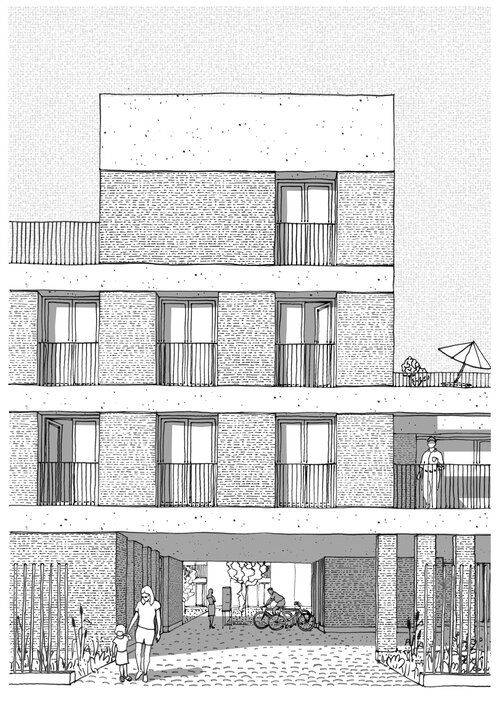
#> input picture plan_images_training/images/train/elevation_001.jpg, 500 x 702 px; its folder holds only this picture in this run
$ python augment_dataset.py
#> lines starting #> are read from the running program, lines starting #| are printed output that depends on the picture
#!/usr/bin/env python3
"""
Dataset Augmentation Script
Creates additional training examples from existing data to improve model performance
"""

import os
import cv2
import numpy as np
from pathlib import Path
import random
import shutil
from PIL import Image, ImageEnhance, ImageFilter
import yaml

class DatasetAugmenter:
    """Augment the architectural dataset with additional training examples"""

    def __init__(self, augmentation_factor=5):
        """
        Initialize the augmenter

        Args:
            augmentation_factor (int): Number of augmented versions to create per image
        """
        self.augmentation_factor = augmentation_factor
        self.images_dir = Path("images/train")
        self.labels_dir = Path("labels/train")
        self.augmented_images_dir = Path("images/train_augmented")
        self.augmented_labels_dir = Path("labels/train_augmented")

        # Create augmented directories
        self.augmented_images_dir.mkdir(parents=True, exist_ok=True)
        self.augmented_labels_dir.mkdir(parents=True, exist_ok=True)

    def augment_image_and_labels(self, image_path: Path, label_path: Path):
        """Augment a single image and its corresponding labels"""
        print(f"🔄 Augmenting {image_path.name}")

        # Load image
        image = cv2.imread(str(image_path))
        if image is None:
            print(f"❌ Could not load image: {image_path}")
            return

        # Load labels
        labels = []
        if label_path.exists():
            with open(label_path, 'r') as f:
                for line in f:
                    line = line.strip()
                    if line:
                        parts = line.split()
                        if len(parts) == 5:
                            labels.append([float(x) for x in parts])

        # Create augmented versions
        for i in range(self.augmentation_factor):
            # Apply random augmentations
            aug_image, aug_labels = self._apply_augmentation(image, labels)

            # Save augmented image
            aug_image_name = f"{image_path.stem}_aug_{i:03d}{image_path.suffix}"
            aug_image_path = self.augmented_images_dir / aug_image_name
            cv2.imwrite(str(aug_image_path), aug_image)

            # Save augmented labels
            aug_label_name = f"{label_path.stem}_aug_{i:03d}.txt"
            aug_label_path = self.augmented_labels_dir / aug_label_name

            with open(aug_label_path, 'w') as f:
                for label in aug_labels:
                    f.write(f"{int(label[0])} {label[1]:.6f} {label[2]:.6f} {label[3]:.6f} {label[4]:.6f}\n")

            print(f"   ✓ Created {aug_image_name}")

    def _apply_augmentation(self, image: np.ndarray, labels: list) -> tuple:
        """Apply random augmentation to image and labels"""
        # Get image dimensions
        h, w = image.shape[:2]

        # Random augmentation parameters
        angle = random.uniform(-15, 15)  # Rotation
        scale = random.uniform(0.8, 1.2)  # Scale
        brightness = random.uniform(0.7, 1.3)  # Brightness
        contrast = random.uniform(0.8, 1.2)  # Contrast

        # Apply rotation and scaling
        center = (w // 2, h // 2)
        rotation_matrix = cv2.getRotationMatrix2D(center, angle, scale)

        # Calculate new image size
        cos = np.abs(rotation_matrix[0, 0])
        sin = np.abs(rotation_matrix[0, 1])
        new_w = int((h * sin) + (w * cos))
        new_h = int((h * cos) + (w * sin))

        # Adjust rotation matrix for new size
        rotation_matrix[0, 2] += (new_w / 2) - center[0]
        rotation_matrix[1, 2] += (new_h / 2) - center[1]

        # Apply transformation to image
        aug_image = cv2.warpAffine(image, rotation_matrix, (new_w, new_h),
                                  borderMode=cv2.BORDER_CONSTANT, borderValue=(255, 255, 255))

        # Apply brightness and contrast
        aug_image = cv2.convertScaleAbs(aug_image, alpha=contrast, beta=(brightness - 1) * 100)

        # Transform labels
        aug_labels = []
        for label in labels:
            class_id, x_center, y_center, width, height = label

            # Convert normalized coordinates to pixel coordinates
            x_center_px = x_center * w
            y_center_px = y_center * h
            width_px = width * w
            height_px = height * h

            # Apply rotation and scaling to bounding box center using matrix multiplication
            point_homogeneous = np.array([x_center_px, y_center_px, 1])
            transformed_point = rotation_matrix @ point_homogeneous

            # Scale the bounding box dimensions
            new_width_px = width_px * scale
            new_height_px = height_px * scale

            # Convert back to normalized coordinates
            new_x_center = transformed_point[0] / new_w
            new_y_center = transformed_point[1] / new_h
            new_width = new_width_px / new_w
            new_height = new_height_px / new_h

            # Ensure coordinates are within bounds
            new_x_center = np.clip(new_x_center, 0, 1)
            new_y_center = np.clip(new_y_center, 0, 1)
            new_width = np.clip(new_width, 0, 1)
            new_height = np.clip(new_height, 0, 1)

            # Only keep labels that are still valid (not too small)
            if new_width > 0.01 and new_height > 0.01:
                aug_labels.append([class_id, new_x_center, new_y_center, new_width, new_height])

        return aug_image, aug_labels

    def create_augmented_dataset(self):
        """Create augmented dataset from existing images"""
        print("🚀 CREATING AUGMENTED DATASET")
        print("=" * 50)

        # Get all image files
        image_files = list(self.images_dir.glob("*.jpg")) + list(self.images_dir.glob("*.png"))

        if not image_files:
            print("❌ No images found for augmentation")
            return False

        print(f"📊 Found {len(image_files)} images")
        print(f"🎯 Will create {len(image_files) * self.augmentation_factor} augmented images")

        # Copy original images and labels
        print("\n📋 Copying original images...")
        for image_path in image_files:
            # Copy image
            shutil.copy2(image_path, self.augmented_images_dir / image_path.name)

            # Copy label if exists
            label_path = self.labels_dir / f"{image_path.stem}.txt"
            if label_path.exists():
                shutil.copy2(label_path, self.augmented_labels_dir / label_path.name)

        # Create augmented versions
        print("\n🔄 Creating augmented versions...")
        for image_path in image_files:
            label_path = self.labels_dir / f"{image_path.stem}.txt"
            self.augment_image_and_labels(image_path, label_path)

        # Update dataset.yaml
        self._update_dataset_yaml()

        print(f"\n✅ Augmentation complete!")
        print(f"📁 Original images: {len(image_files)}")
        print(f"📁 Augmented images: {len(image_files) * (self.augmentation_factor + 1)}")
        print(f"📁 Total images: {len(image_files) * (self.augmentation_factor + 1)}")

        return True

    def _update_dataset_yaml(self):
        """Update dataset.yaml to use augmented dataset"""
        yaml_path = Path("dataset.yaml")

        if yaml_path.exists():
            with open(yaml_path, 'r') as f:
                config = yaml.safe_load(f)

            # Update paths to use augmented dataset
            config['train'] = 'images/train_augmented'
            config['val'] = 'images/train_augmented'  # Use same for validation initially

            # Save updated config
            with open(yaml_path, 'w') as f:
                yaml.dump(config, f, default_flow_style=False)

            print("✅ Updated dataset.yaml to use augmented dataset")

def main():
    """Main function"""
    print("🎯 ARCHITECTURAL DATASET AUGMENTATION")
    print("=" * 50)

    # Initialize augmenter
    augmenter = DatasetAugmenter(augmentation_factor=5)

    # Create augmented dataset
    success = augmenter.create_augmented_dataset()
#> in augment_image_and_labels, image is the input picture: shape (702, 500, 3); min 0, max 255, mean 213.2
#> the loop in augment_image_and_labels, `for i in range(self.augmentation_factor):` made 5 passes
#> pass 1, in _apply_augmentation, `aug_image = cv2.warpAffine(image, rotation_matrix, (new_w, new_h), bor..`:
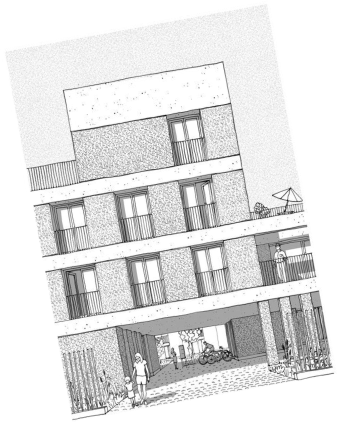
#> aug_image: shape (860, 681, 3) (shown at 1/2 size); min 1, max 255, mean 224.5
#> pass 1, in _apply_augmentation, `aug_image = cv2.convertScaleAbs(aug_image, alpha=contrast, beta=(brigh..`:
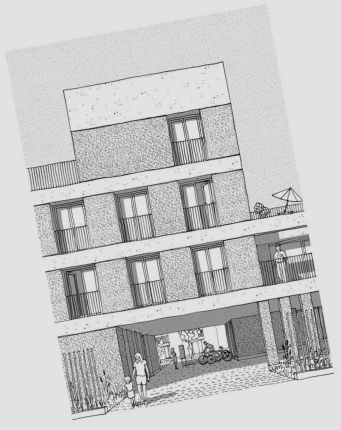
#> aug_image: shape (860, 681, 3) (shown at 1/2 size); min 0, max 226, mean 198.3
#> pass 2, in _apply_augmentation (call 2), `aug_image = cv2.warpAffine(image, rotation_matrix, (new_w, new_h), bor..`:
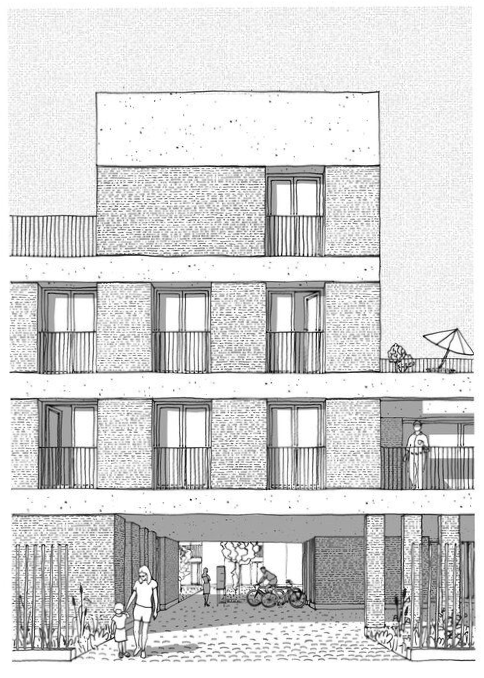
#> aug_image: shape (678, 484, 3); min 2, max 255, mean 213.7

    if success:
        print("\n🎉 Dataset augmentation completed successfully!")
        print("🚀 You can now retrain your model with the augmented dataset.")
    else:
        print("\n❌ Dataset augmentation failed!")

if __name__ == "__main__":
    main()

$ run again, on plan_images_training/images/train/plan_001.jpg
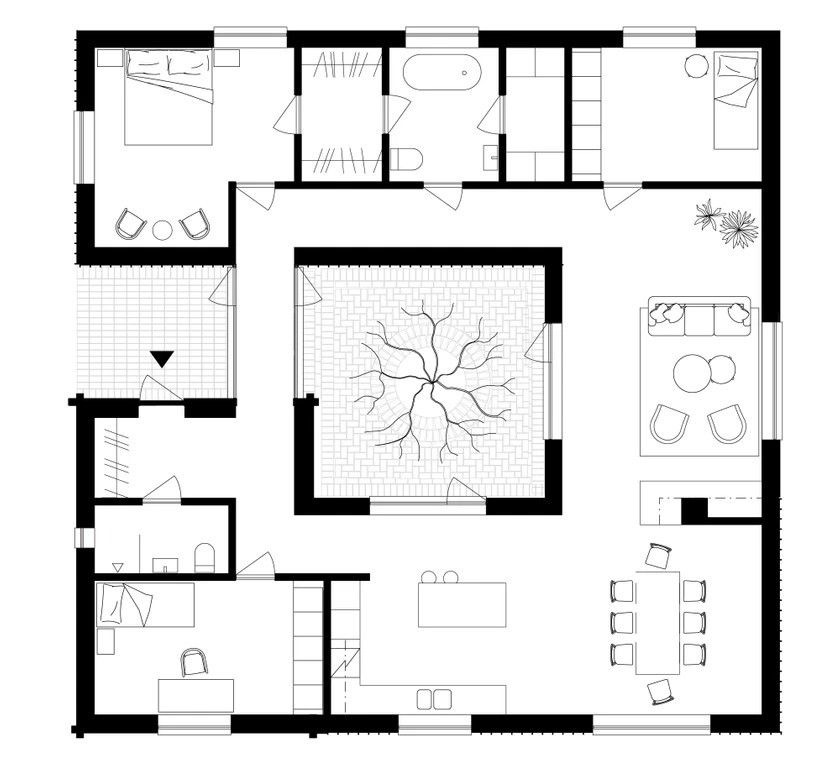
#> input picture plan_images_training/images/train/plan_001.jpg, 840 x 776 px
#> in augment_image_and_labels, image is the input picture: shape (776, 840, 3); mean B, G, R 224.3, 224.3, 224.3
#> the loop in augment_image_and_labels, `for i in range(self.augmentation_factor):` made 5 passes
#> pass 1, in _apply_augmentation, `aug_image = cv2.convertScaleAbs(aug_image, alpha=contrast, beta=(brigh..`:
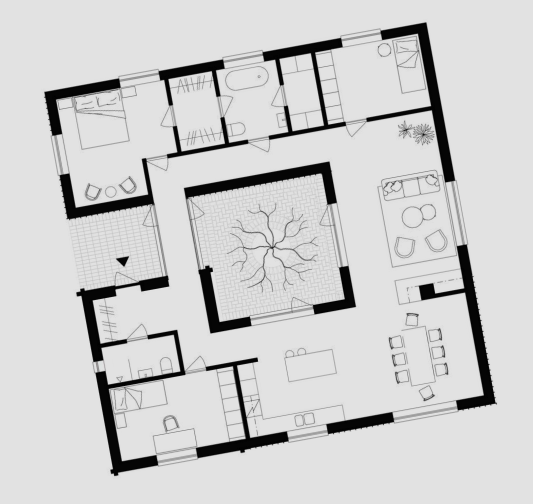
#> aug_image: shape (1008, 1065, 3) (shown at 1/2 size); mean B, G, R 205.9, 205.9, 205.9
#> pass 2, in _apply_augmentation (call 2), `aug_image = cv2.warpAffine(image, rotation_matrix, (new_w, new_h), bor..`:
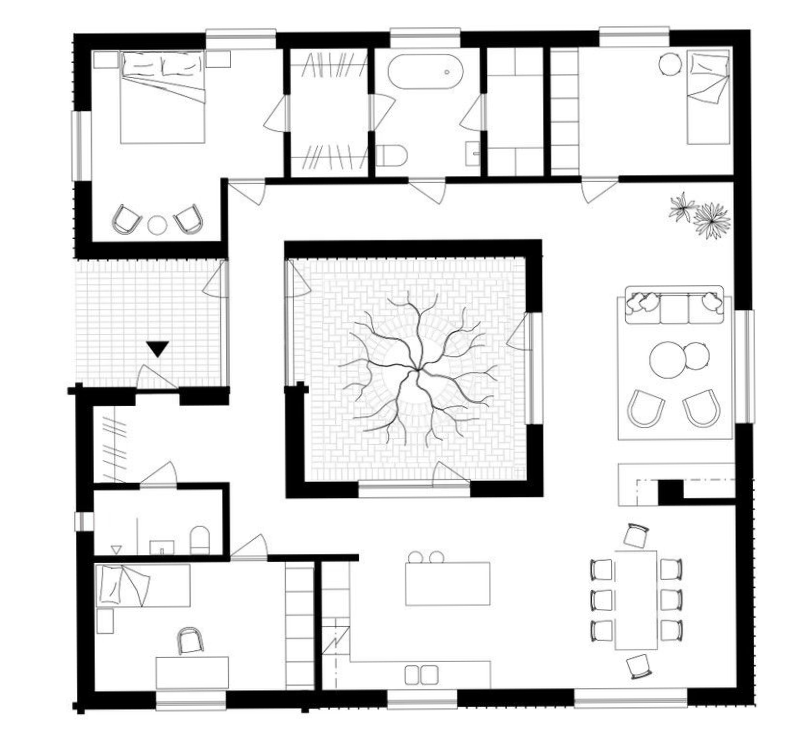
#> aug_image: shape (751, 812, 3); mean B, G, R 224.7, 224.7, 224.7
